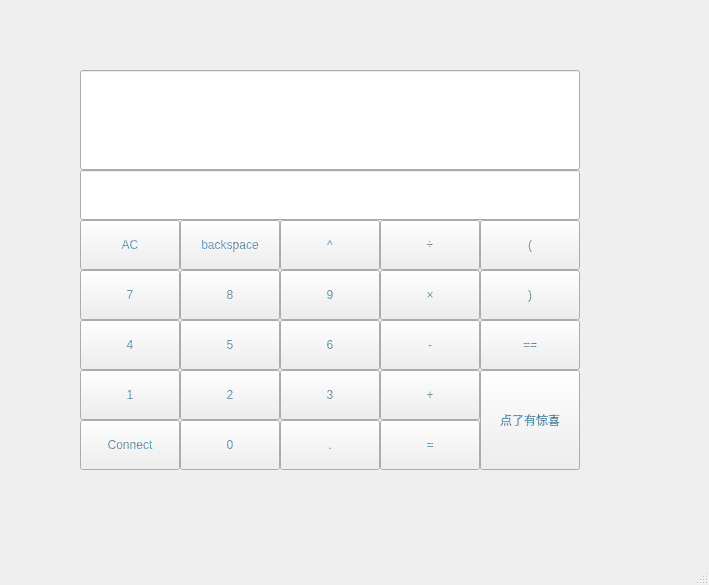
<?xml version="1.0" encoding="UTF-8"?>
<ui version="4.0">
 <class>MainWindow</class>
 <widget class="QMainWindow" name="MainWindow">
  <property name="geometry">
   <rect>
    <x>0</x>
    <y>0</y>
    <width>709</width>
    <height>585</height>
   </rect>
  </property>
  <property name="windowTitle">
   <string>MainWindow</string>
  </property>
  <property name="styleSheet">
   <string notr="true">color: qradialgradient(spread:repeat, cx:0.5, cy:0.5, radius:0.077, fx:0.5, fy:0.5, stop:0 rgba(0, 169, 255, 147), stop:0.497326 rgba(0, 0, 0, 147), stop:1 rgba(0, 169, 255, 147));</string>
  </property>
  <widget class="QWidget" name="centralwidget">
   <widget class="QLineEdit" name="input_line">
    <property name="geometry">
     <rect>
      <x>80</x>
      <y>170</y>
      <width>500</width>
      <height>50</height>
     </rect>
    </property>
   </widget>
   <widget class="QPushButton" name="p1">
    <property name="geometry">
     <rect>
      <x>80</x>
      <y>370</y>
      <width>100</width>
      <height>50</height>
     </rect>
    </property>
    <property name="text">
     <string>1</string>
    </property>
   </widget>
   <widget class="QPushButton" name="p2">
    <property name="geometry">
     <rect>
      <x>180</x>
      <y>370</y>
      <width>100</width>
      <height>50</height>
     </rect>
    </property>
    <property name="text">
     <string>2</string>
    </property>
   </widget>
   <widget class="QPushButton" name="p3">
    <property name="geometry">
     <rect>
      <x>280</x>
      <y>370</y>
      <width>100</width>
      <height>50</height>
     </rect>
    </property>
    <property name="text">
     <string>3</string>
    </property>
   </widget>
   <widget class="QPushButton" name="p4">
    <property name="geometry">
     <rect>
      <x>80</x>
      <y>320</y>
      <width>100</width>
      <height>50</height>
     </rect>
    </property>
    <property name="text">
     <string>4</string>
    </property>
   </widget>
   <widget class="QPushButton" name="p6">
    <property name="geometry">
     <rect>
      <x>280</x>
      <y>320</y>
      <width>100</width>
      <height>50</height>
     </rect>
    </property>
    <property name="text">
     <string>6</string>
    </property>
   </widget>
   <widget class="QPushButton" name="p5">
    <property name="geometry">
     <rect>
      <x>180</x>
      <y>320</y>
      <width>100</width>
      <height>50</height>
     </rect>
    </property>
    <property name="text">
     <string>5</string>
    </property>
   </widget>
   <widget class="QPushButton" name="p8">
    <property name="geometry">
     <rect>
      <x>180</x>
      <y>270</y>
      <width>100</width>
      <height>50</height>
     </rect>
    </property>
    <property name="text">
     <string>8</string>
    </property>
   </widget>
   <widget class="QPushButton" name="p7">
    <property name="geometry">
     <rect>
      <x>80</x>
      <y>270</y>
      <width>100</width>
      <height>50</height>
     </rect>
    </property>
    <property name="text">
     <string>7</string>
    </property>
   </widget>
   <widget class="QPushButton" name="p9">
    <property name="geometry">
     <rect>
      <x>280</x>
      <y>270</y>
      <width>100</width>
      <height>50</height>
     </rect>
    </property>
    <property name="text">
     <string>9</string>
    </property>
   </widget>
   <widget class="QPushButton" name="p0">
    <property name="geometry">
     <rect>
      <x>180</x>
      <y>420</y>
      <width>100</width>
      <height>50</height>
     </rect>
    </property>
    <property name="text">
     <string>0</string>
    </property>
   </widget>
   <widget class="QPushButton" name="jingxi">
    <property name="geometry">
     <rect>
      <x>480</x>
      <y>370</y>
      <width>100</width>
      <height>100</height>
     </rect>
    </property>
    <property name="text">
     <string>点了有惊喜</string>
    </property>
   </widget>
   <widget class="QPushButton" name="pdot">
    <property name="geometry">
     <rect>
      <x>280</x>
      <y>420</y>
      <width>100</width>
      <height>50</height>
     </rect>
    </property>
    <property name="text">
     <string>.</string>
    </property>
   </widget>
   <widget class="QPushButton" name="pmultiple">
    <property name="geometry">
     <rect>
      <x>380</x>
      <y>270</y>
      <width>100</width>
      <height>50</height>
     </rect>
    </property>
    <property name="text">
     <string>×</string>
    </property>
   </widget>
   <widget class="QPushButton" name="psubstract">
    <property name="geometry">
     <rect>
      <x>380</x>
      <y>320</y>
      <width>100</width>
      <height>50</height>
     </rect>
    </property>
    <property name="text">
     <string>-</string>
    </property>
   </widget>
   <widget class="QPushButton" name="padd">
    <property name="geometry">
     <rect>
      <x>380</x>
      <y>370</y>
      <width>100</width>
      <height>50</height>
     </rect>
    </property>
    <property name="text">
     <string>+</string>
    </property>
   </widget>
   <widget class="QPushButton" name="pequal">
    <property name="geometry">
     <rect>
      <x>380</x>
      <y>420</y>
      <width>100</width>
      <height>50</height>
     </rect>
    </property>
    <property name="text">
     <string>=</string>
    </property>
   </widget>
   <widget class="QPushButton" name="AC">
    <property name="geometry">
     <rect>
      <x>80</x>
      <y>220</y>
      <width>100</width>
      <height>50</height>
     </rect>
    </property>
    <property name="text">
     <string>AC</string>
    </property>
   </widget>
   <widget class="QPushButton" name="backspace">
    <property name="geometry">
     <rect>
      <x>180</x>
      <y>220</y>
      <width>100</width>
      <height>50</height>
     </rect>
    </property>
    <property name="text">
     <string>backspace</string>
    </property>
   </widget>
   <widget class="QPushButton" name="pdivide">
    <property name="geometry">
     <rect>
      <x>380</x>
      <y>220</y>
      <width>100</width>
      <height>50</height>
     </rect>
    </property>
    <property name="text">
     <string>÷</string>
    </property>
   </widget>
   <widget class="QLineEdit" name="answers">
    <property name="geometry">
     <rect>
      <x>80</x>
      <y>70</y>
      <width>500</width>
      <height>100</height>
     </rect>
    </property>
   </widget>
   <widget class="QPushButton" name="ppow">
    <property name="geometry">
     <rect>
      <x>280</x>
      <y>220</y>
      <width>100</width>
      <height>50</height>
     </rect>
    </property>
    <property name="text">
     <string>^</string>
    </property>
   </widget>
   <widget class="QPushButton" name="brackestl">
    <property name="geometry">
     <rect>
      <x>480</x>
      <y>220</y>
      <width>100</width>
      <height>50</height>
     </rect>
    </property>
    <property name="text">
     <string>(</string>
    </property>
   </widget>
   <widget class="QPushButton" name="brackestr">
    <property name="geometry">
     <rect>
      <x>480</x>
      <y>270</y>
      <width>100</width>
      <height>50</height>
     </rect>
    </property>
    <property name="text">
     <string>)</string>
    </property>
   </widget>
   <widget class="QPushButton" name="pequal2">
    <property name="geometry">
     <rect>
      <x>480</x>
      <y>320</y>
      <width>100</width>
      <height>50</height>
     </rect>
    </property>
    <property name="text">
     <string>==</string>
    </property>
   </widget>
   <widget class="QPushButton" name="p0_2">
    <property name="geometry">
     <rect>
      <x>80</x>
      <y>420</y>
      <width>100</width>
      <height>50</height>
     </rect>
    </property>
    <property name="text">
     <string>Connect</string>
    </property>
   </widget>
  </widget>
  <widget class="QMenuBar" name="menubar">
   <property name="geometry">
    <rect>
     <x>0</x>
     <y>0</y>
     <width>709</width>
     <height>22</height>
    </rect>
   </property>
  </widget>
  <widget class="QStatusBar" name="statusbar"/>
 </widget>
 <resources/>
 <connections/>
</ui>
